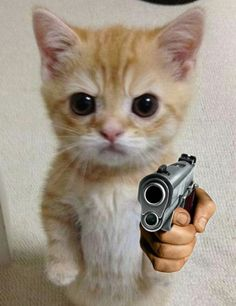
#> input picture Kucing.jpg, 236 x 306 px, found by its file name
$ jupyter execute --allow-errors 'Praktek Array, Show, Grayscale, RGB.ipynb'
#> lines starting #> are read from the running program, lines starting #| are printed output that depends on the picture
[cell 1]
from PIL import Image

[cell 2]
img = Image.open('kucing.jpg')
#> img is the input picture: PIL image 236x306 RGB; mean R, G, B 160.5, 148.1, 133.1

[cell 3]
img

[cell 4]
import cv2
import matplotlib
import numpy as np
import matplotlib.image as mpimg

[cell 5]
img1 = mpimg.imread('kucing.jpg')

[cell 6]
img1

[cell 7]
img_gray =cv2.cvtColor(img1, cv2.COLOR_BGR2GRAY)
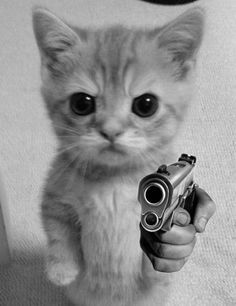
#> img_gray: shape (306, 236); min 0, max 255, mean 145

[cell 8]
img_gray

[cell 9]
import matplotlib.pyplot as plt

[cell 10]
plt.imshow(img_gray)

[cell 11]
plt.imshow(cv2.cvtColor(img_gray, cv2.COLOR_GRAY2RGB))

[cell 12]
img_gray1 = cv2.cvtColor(img_gray, cv2.COLOR_GRAY2RGB)

#> (a cell that did not finish here is left out)

[cell 14]
import numpy as np

im = np.array(Image.open('kucing.jpg'))

im_R = im.copy()
im_R[:, :, (1, 2)] = 0
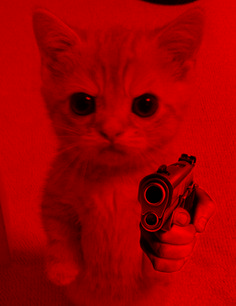
#> im_R: shape (306, 236, 3); mean R, G, B 160.5, 0, 0
im_G = im.copy()
im_G[:, :, (0, 2)] = 0
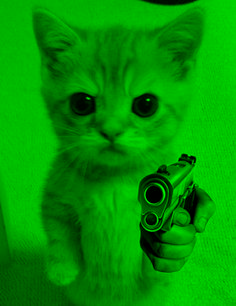
#> im_G: shape (306, 236, 3); mean R, G, B 0, 148.1, 0
im_B = im.copy()
im_B[:, :, (0,  1)] = 0
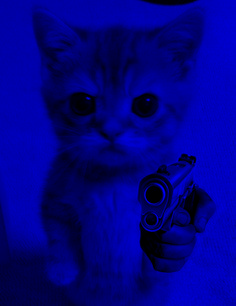
#> im_B: shape (306, 236, 3); mean R, G, B 0, 0, 133.1

im_RGB = np.concatenate((im_R, im_G, im_B), axis = 1)
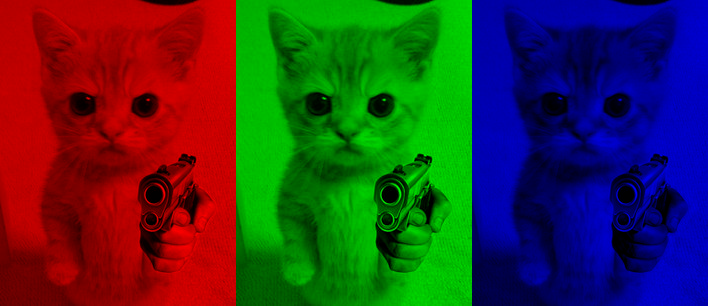
#> im_RGB: shape (306, 708, 3); mean R, G, B 53.5, 49.4, 44.4

pil_img = Image.fromarray(im_RGB)
pil_img.save('kucing1.jpg')

$ run again, with Cat.jpg copied over Kucing.jpg
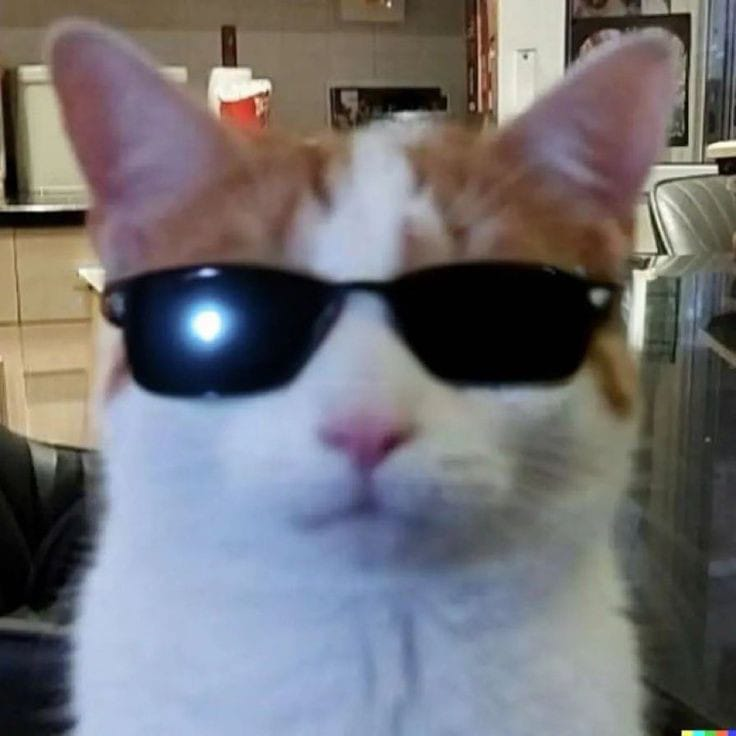
#> input picture Cat.jpg, 736 x 736 px, found by its file name
#> img is the input picture: PIL image 736x736 RGB; mean R, G, B 114.4, 113, 116.8
#> `im_B[:, :, (0,  1)] = 0`:
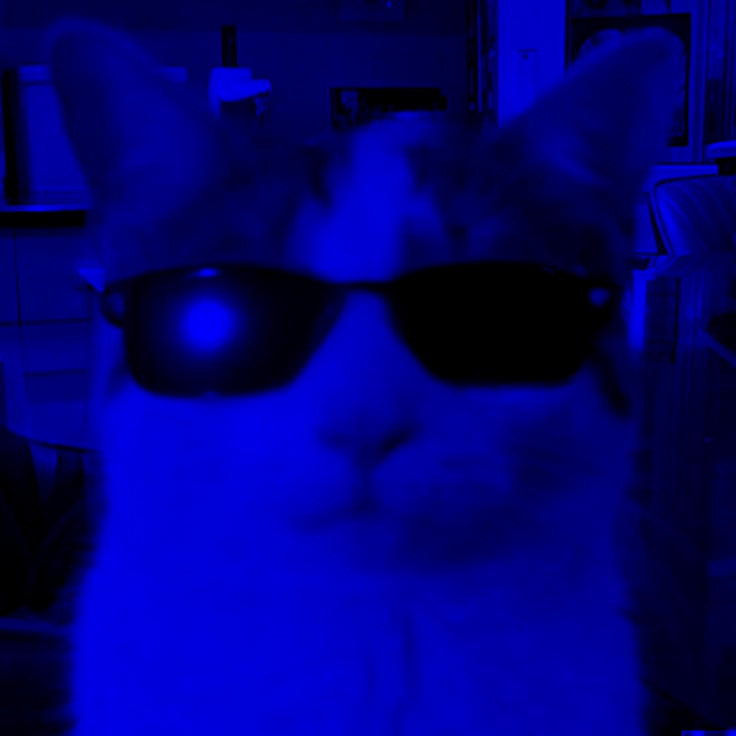
#> im_B: shape (736, 736, 3); mean R, G, B 0, 0, 116.8
#> `im_RGB = np.concatenate((im_R, im_G, im_B), axis = 1)`:
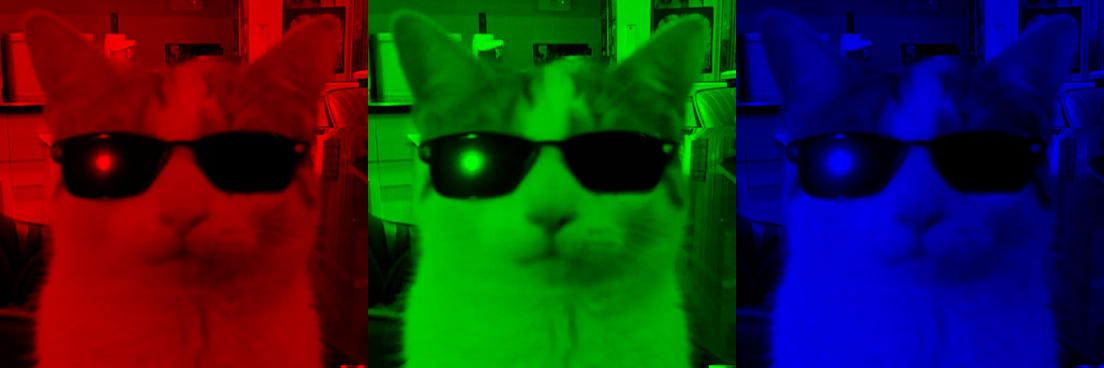
#> im_RGB: shape (736, 2208, 3) (shown at 1/2 size); mean R, G, B 38.1, 37.7, 38.9
